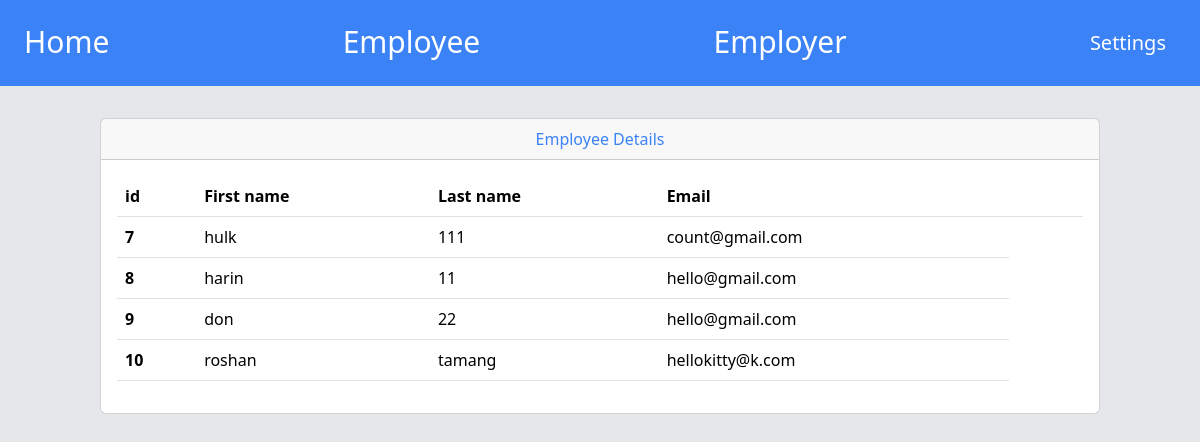
The app's page /employee/, older data.
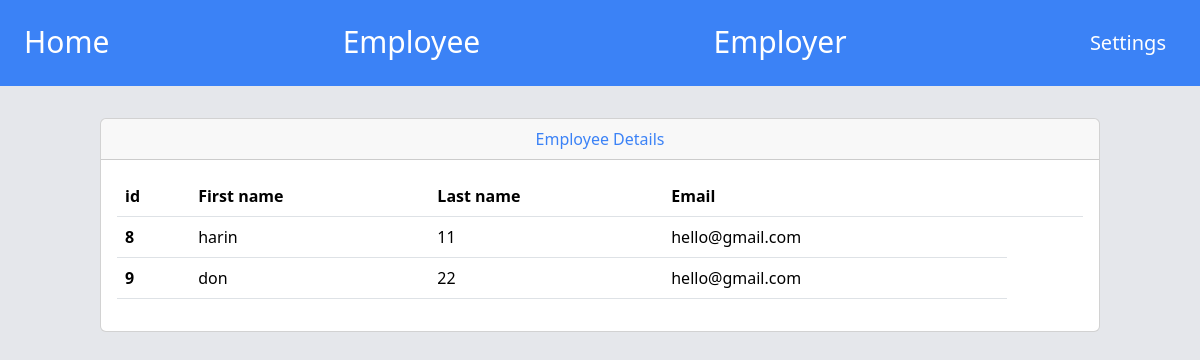
The same page, newer data.
### employee/models.py (models this page shows)
class Person(models.Model):
    first_name = models.CharField(max_length=30)
    last_name = models.CharField(max_length=30)
    email = models.EmailField(max_length=20)

### employee/views.py (the view)
# urls.py: path("employee/", views.employee, name="employee"),
def employee(request):
    if request.method == "POST":
        pass
    else:
        employees = Person.objects.all()
        form = EmployeeForm()
        context = {"form": form, "employees": employees}
    return render(request, "employee/employee.html", context)

### templates/employee/employee.html (shortened to what this page needs)
{% extends 'base.html' %} {% block content %}
<div class="container">
  <div class="card mt-8">
    <div class="card-header text-center text-blue-500">Employee Details</div>
    <div class="card-body">
      <table class="table">
        <thead class="thead-dark">
          <tr>
            <th scope="col">id</th>
            <th scope="col">First name</th>
            <th scope="col">Last name</th>
            <th scope="col">Email</th>
            <th scope="col"></th>
            <th scope="col"></th>
          </tr>
        </thead>
        <tbody>
          {% for employee in employees %}
          <tr>
            <th scope="row">{{employee.id}}</th>
            <td>{{employee.first_name}}</td>
            <td>{{employee.last_name}}</td>
            <td>{{employee.email}}</td>
          </tr>
          {% endfor %}
        </tbody>
      </table>
    </div>
  </div>
</div>
{% endblock content %}

### templates/base.html (shortened to what this page needs)
<!DOCTYPE html>
<html lang="en">
  <head>
    <script src="https://cdn.tailwindcss.com"></script>
    <link
      href="https://cdn.jsdelivr.net/npm/bootstrap@5.3.3/dist/css/bootstrap.min.css"
      rel="stylesheet"
    />
  </head>
  <body class="bg-gray-200">
    {% include 'navbar.html' %} {% block content %}{% endblock content %}
  </body>
</html>

### templates/navbar.html (shortened to what this page needs)
<div class="font-sans">
  <nav class="p-4 bg-blue-500 flex justify-between">
    <a href="{% url 'home' %}" class="text-3xl text-white">Home</a>
    <a href="{% url 'employee' %}" class="text-3xl text-white">Employee</a>
    <a href="{% url 'employer' %}" class="text-3xl text-white">Employer</a>
    <div class="dropdown">
      <button class="text-white text-xl">Settings</button>
    </div>
  </nav>
</div>

### templates/navbar.html (style rules this page uses)
.dropdown button { padding: 5px 10px; border: none; cursor: pointer; }

Row changes from the older to the newer data that the page shows:
removed Person: id "7", first_name "hulk", last_name "111", email "count@gmail.com"
removed Person: id "10", first_name "roshan", last_name "tamang", email "hellokitty@k.com"
